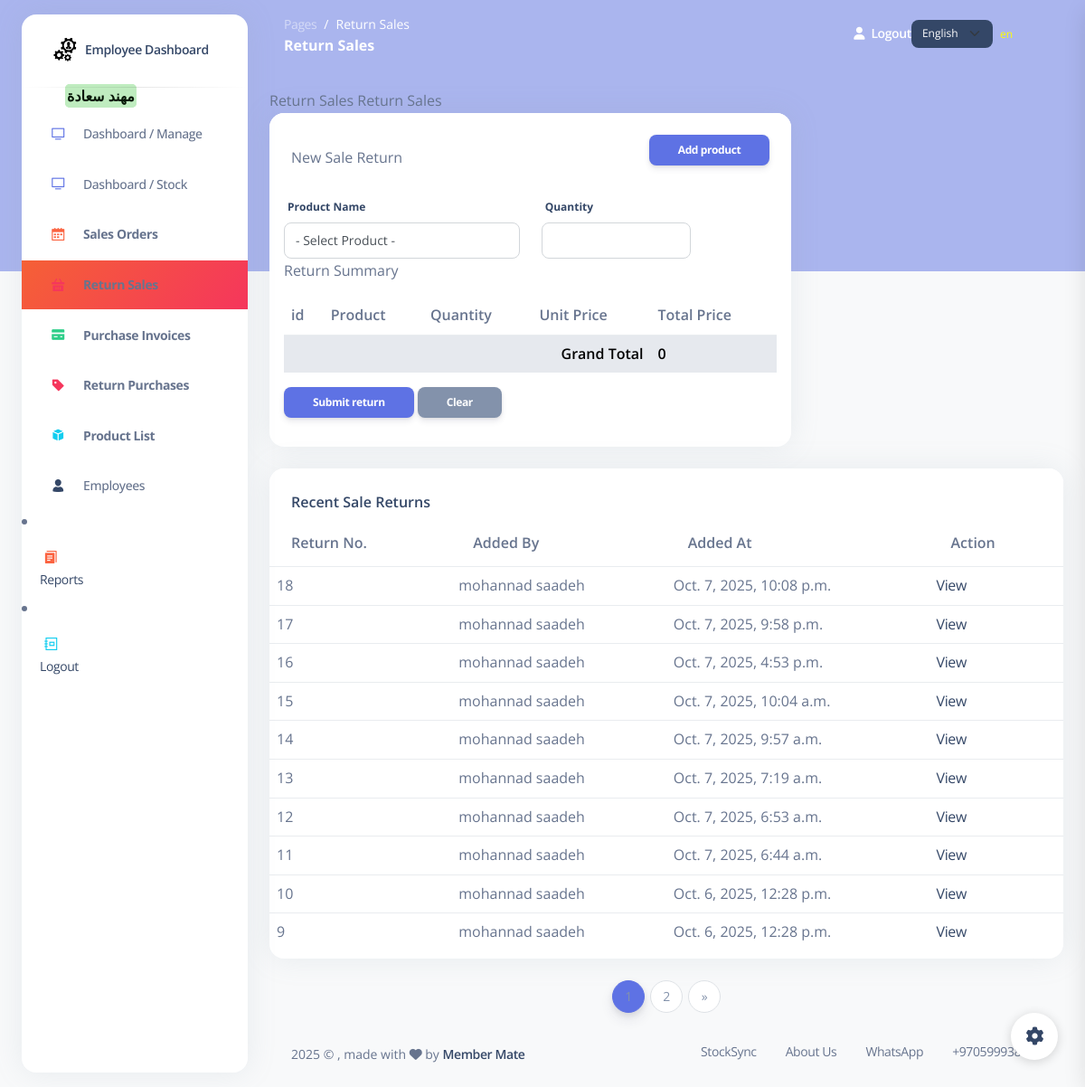
/return_sales (signed in), run on an earlier commit of the app's database.
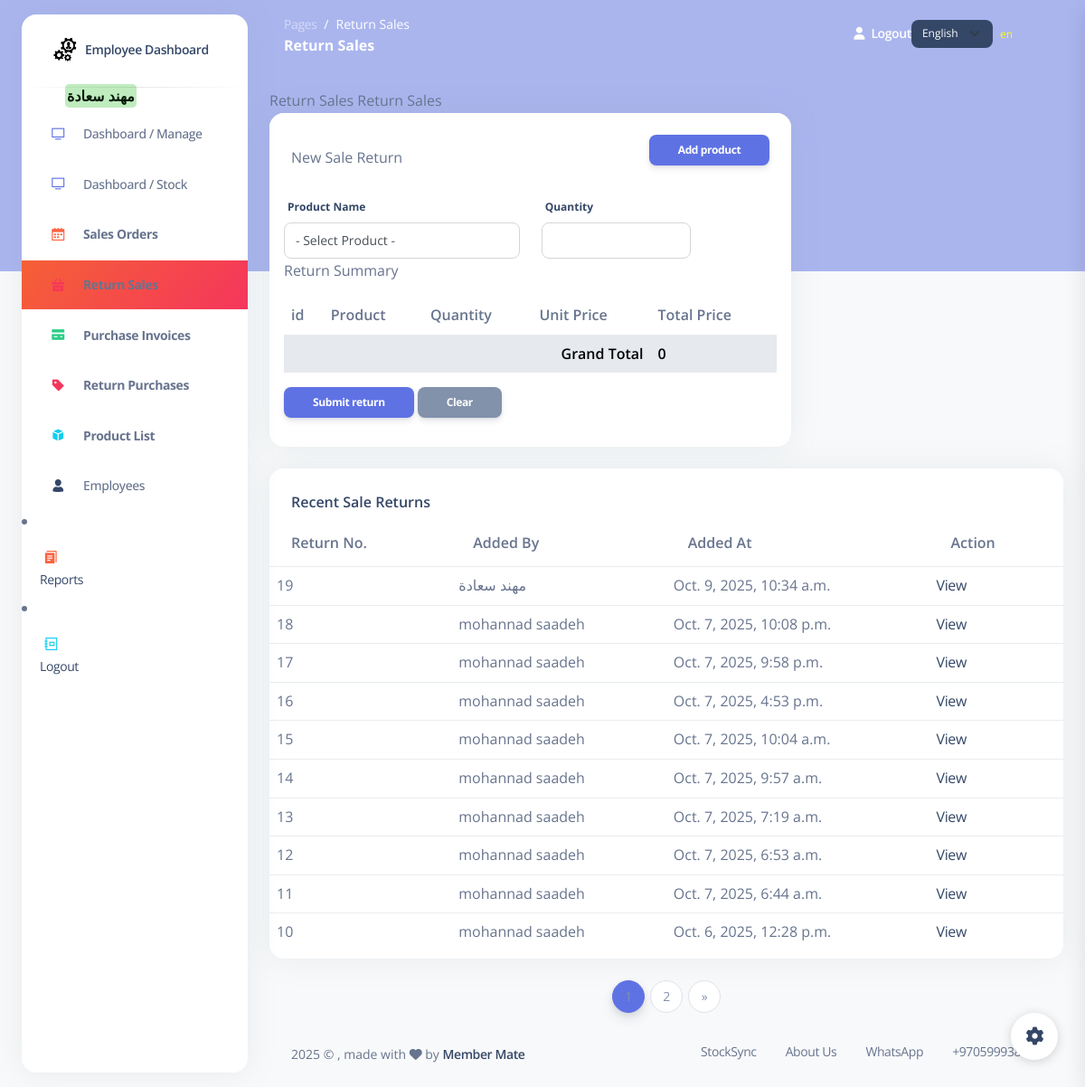
And on a later commit of the database.
### my_app/models.py (models this page shows)
class SaleReturn(models.Model):
    sale_order = models.ForeignKey(Sale_order, related_name='sale_returns', on_delete=models.SET_NULL, null=True, blank=True)
    employee = models.ForeignKey(Employee, related_name="sale_returns", on_delete=models.CASCADE)
    total_amount = models.DecimalField(max_digits=10, decimal_places=2, default=0.00)
    grand_total = models.DecimalField(max_digits=10, decimal_places=2, default=0.00)
    created_at = models.DateTimeField(auto_now_add=True)
    updated_at = models.DateTimeField(auto_now=True)

class Employee(models.Model):
    first_name = models.CharField(max_length=255)
    last_name = models.CharField(max_length=255)
    email = models.EmailField(max_length=255)
    DOB = models.DateField()
    password = models.CharField(max_length=255)
    confirm_password = models.CharField(max_length=255)
    is_active = models.BooleanField(default=False)
    created_at = models.DateTimeField(auto_now_add=True)
    updated_at = models.DateTimeField(auto_now=True)
    objects = EmployeeManager()

### my_app/views.py (the view)
# urls.py: path('return_sales', views.display_sale_returns),
def display_sale_returns(request):
    cart = _get_sale_returns_cart(request)
    grand_total = sum(float(item.get('total_price', 0)) for item in cart)
    sale_returns_qs = models.get_all_sale_returns()
    sale_returns_page_number = request.GET.get('sale_returns_page')
    sale_returns_paginator = Paginator(sale_returns_qs, 10)  # 10 items per page
    sale_returns_page = sale_returns_paginator.get_page(sale_returns_page_number)
    context = {
        'sale_returns_cart': cart,
        'products': models.get_all_products(),
        'sale_returns': sale_returns_page,  # Updated to use paginated data
        'employee': models.get_employee_by_id(request.session['employee_id']),
        'grand_total': grand_total,
        'sale_returns_paginator': sale_returns_paginator,
    }
    return render(request, 'return_sales.html', context)

### my_app/models.py (called while the page is built)
def get_employee_by_id(id):
    return Employee.objects.get(id=id)

def get_all_products():
    return Product.objects.all()

def get_all_sale_returns():
    return SaleReturn.objects.all().order_by('-created_at')

### my_app/views.py (called while the page is built)
def _get_sale_returns_cart(request):
    return request.session.get('sale_returns_cart', [])

### my_app/templates/return_sales.html (shortened to what this page needs)
{% extends 'layouts/base.html' %}
{% load static %}
{% load i18n %}
{% block content %}
{% block page_name %}{% trans "Return Sales" %}{% endblock %}
{% block page_name2 %}{% trans "Return Sales" %}{% endblock %}
<div class="row">
  <div class="col-8">
    <div class="card mb-4">
      <div class="card-header pb-0">
        <form action="/add_order_to_sale_return" method="post">
          <div class="d-flex align-items-center">
            <p class="mb-0">{% trans "New Sale Return" %}</p>
            <button class="btn btn-primary btn-sm ms-auto">{% trans "Add product" %}</button>
          </div>
      </div>
      <div class="card-body">
        <div class="row">
          <div class="col-md-6">
            <label class="form-control-label">{% trans "Product Name" %}</label>
            <select class="form-control" name="product_name">
              <option>{% trans "- Select Product -" %}</option>
            </select>
          </div>
          <div class="col-md-4">
            <label class="form-control-label">{% trans "Quantity" %}</label>
            <input class="form-control" type="number" name="quantity">
          </div>
        </div>
        <form action="/submit_sale_return" method="post">
  <p>{% trans "Return Summary" %}</p>
        <table class="table">
          <tr>
            <th>{% trans "id" %}</th>
            <th>{% trans "Product" %}</th>
            <th>{% trans "Quantity" %}</th>
            <th>{% trans "Unit Price" %}</th>
            <th>{% trans "Total Price" %}</th>
          </tr>
          <tr class="table-secondary fw-bold">
            <td colspan="4" class="text-end">{% trans "Grand Total" %}</td>
            <td>{{ grand_total }}</td>
          </tr>
        </table>
        <button type="submit" class="btn btn-primary btn-sm">{% trans "Submit return" %}</button>
        <a href="/clear_sale_returns_cart" class="btn btn-secondary btn-sm">{% trans "Clear" %}</a>
        </form>
      </div>
    </div>
  </div>
</div>
<div class="row">
  <div class="col-12">
    <div class="card mb-4">
      <div class="card-header pb-0">
        <h6>{% trans "Recent Sale Returns" %}</h6>
      </div>
      <div class="card-body px-0 pt-0 pb-2">
        <div class="table-responsive p-0">
          <table class="table align-items-center mb-0">
            <thead>
              <tr>
                <th>{% trans "Return No." %}</th>
                <th>{% trans "Added by" %}</th>
                <th>{% trans "Added at" %}</th>
                <th>{% trans "Action" %}</th>
              </tr>
            </thead>
            <tbody>
              {% for r in sale_returns %}
              <tr>
                <td>{{ r.id }}</td>
                <td>{{ r.employee.first_name }} {{ r.employee.last_name }}</td>
                <td>{{ r.created_at }}</td>
                <td><a href="/view_return_sale/{{ r.id }}">{% trans "View" %}</a></td>
              </tr>
              {% endfor %}
            </tbody>
          </table>
        </div>
      </div>
    </div>
  </div>
</div>
<div class="pagination-container">
  <nav aria-label="Page navigation">
    <ul class="pagination justify-content-center">
      {% for num in sale_returns.paginator.page_range %}
        <li class="page-item {% if sale_returns.number == num %}active{% endif %}">
          <a class="page-link" href="?sale_returns_page={{ num }}">{{ num }}</a>
        </li>
      {% endfor %}
      {% if sale_returns.has_next %}
        <li class="page-item">
          <a class="page-link" href="?sale_returns_page={{ sale_returns.next_page_number }}" aria-label="Next">
            <span aria-hidden="true">&raquo;</span>
          </a>
        </li>
      {% endif %}
    </ul>
  </nav>
</div>
{% endblock content %}

What changed in the data, as far as the page shows it:
no longer on this page (row unchanged): SaleReturn: id "9", employee.first_name "mohannad", employee.last_name "saadeh", created_at "Oct. 6, 2025, 12:28 p.m."
added SaleReturn: id "19", employee.first_name "مهند", employee.last_name "سعادة", created_at "Oct. 9, 2025, 10:34 a.m."
